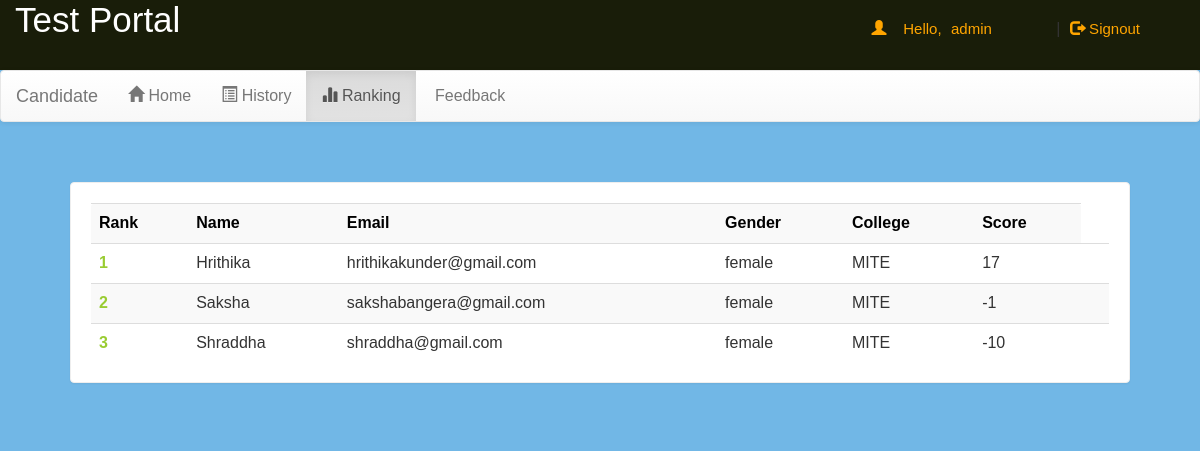
Screenshot of /account.php?q=3 (signed in) with the database file from the repository.
### tables this page shows
CREATE TABLE `rank` (
  `email` varchar(50) NOT NULL,
  `score` int(11) NOT NULL,
  `time` timestamp NOT NULL DEFAULT current_timestamp() ON UPDATE current_timestamp()
);

CREATE TABLE `candidate` (
  `id` int(11) NOT NULL,
  `name` varchar(50) NOT NULL,
  `lname` varchar(50) NOT NULL,
  `gender` enum('male','female','others') NOT NULL,
  `dob` date NOT NULL,
  `address` varchar(500) NOT NULL,
  `collegename` varchar(191) NOT NULL,
  `email` varchar(100) NOT NULL,
  `phno` varchar(20) NOT NULL,
  `password` varchar(50) NOT NULL,
  `cpassword` varchar(50) NOT NULL
);

### account.php (the view, shortened to what this page needs)
<!DOCTYPE html PUBLIC "-//W3C//DTD XHTML 1.0 Transitional//EN" "http://www.w3.org/TR/xhtml1/DTD/xhtml1-transitional.dtd">
<html xmlns="http://www.w3.org/1999/xhtml">
<head>
<link  rel="stylesheet" href="css/bootstrap.min.css"/>
 <link  rel="stylesheet" href="css/bootstrap-theme.min.css"/>
 <link rel="stylesheet" href="css/main.css">
 <link  rel="stylesheet" href="css/font.css">
</head>
<body>
<div class="header">
<div class="row">
<div class="col-lg-6">
<span class="logo">Test Portal</span></div>
<div class="col-md-4 col-md-offset-2">
 <?php
 include_once 'connect.php';
  if(!(isset($_SESSION['email']))){
header("location:index.php");
}
else
{
$name = $_SESSION['name'];
$email=$_SESSION['email'];
echo '<span class="pull-right top title1" ><span class="log1"><span class="glyphicon glyphicon-user" aria-hidden="true"></span>&nbsp;&nbsp;&nbsp;&nbsp;Hello,</span> <a href="account.php?q=1" class="log log1">'.$name.'</a>&nbsp;|&nbsp;<a href="logout.php?q=account.php" class="log"><span class="glyphicon glyphicon-log-out" aria-hidden="true"></span>&nbsp;Signout</button></a></span>';
}?>
</div>
</div></div>
<div class="bg">
<nav class="navbar navbar-default title1">
  <div class="container-fluid">
    <div class="navbar-header">
      <a class="navbar-brand" href="account.php">Candidate<b></b></a>
    </div>
    <div class="collapse navbar-collapse" id="bs-example-navbar-collapse-1">
      <ul class="nav navbar-nav">
        <li <?php if(@$_GET['q']==1) echo'class="active"'; ?> ><a href="account.php?q=1"><span class="glyphicon glyphicon-home" aria-hidden="true"></span>&nbsp;Home<span class="sr-only">(current)</span></a></li>
        <li <?php if(@$_GET['q']==2) echo'class="active"'; ?>><a href="account.php?q=2"><span class="glyphicon glyphicon-list-alt" aria-hidden="true"></span>&nbsp;History</a></li>
		<li <?php if(@$_GET['q']==3) echo'class="active"'; ?>><a href="account.php?q=3"><span class="glyphicon glyphicon-stats" aria-hidden="true"></span>&nbsp;Ranking</a></li>
    <li <?php if(@$_GET['q']==4) echo'class="active"'; ?>><a href="account.php?q=4"><span  aria-hidden="true"></span>&nbsp;Feedback</a></li>
    </ul>
    </div>
  </div>
</nav>
<div class="container">
<div class="row">
<div class="col-md-12">
<?php
if(@$_GET['q']== 3)
{
$q=mysqli_query($con,"SELECT * FROM rank  ORDER BY score DESC " )or die('Error223');
echo  '<div class="panel title"><div class="table-responsive">
<table class="table table-striped title1" >
<tr style="color:black"><td><b>Rank</b></td><td><b>Name</b></td><td><b>Email</b></td><td><b>Gender</b></td><td><b>College</b></td><td><b>Score</b></td></tr>';
$c=0;
while($row=mysqli_fetch_array($q) )
{
$e=$row['email'];
$s=$row['score'];
$q12=mysqli_query($con,"SELECT * FROM candidate WHERE email='$e' " )or die('Error231');
while($row=mysqli_fetch_array($q12) )
{
$name=$row['name'];
$gender=$row['gender'];
$collegename=$row['collegename'];
$email=$row['email'];
}
$c++;
echo '<tr><td style="color:#99cc32"><b>'.$c.'</b></td><td>'.$name.'</td><td>'.$email.'</td><td>'.$gender.'</td><td>'.$collegename.'</td><td>'.$s.'</td><td>';
}
echo '</table></div></div>';}
?>
</div></div></div></div>
</body>
</html>

### css/main.css (style rules this page uses)
body { overflow-x:hidden; width:100%; font: 15px "Century Gothic", "Times Roman", sans-serif; background:#71b7e6; min-height:550px; background-attachment:fixed; }
.bg { min-height:540px; }
.panel { border-color:#eee; margin:40px; padding:20px; font: 15px "Century Gothic", "Times Roman", sans-serif; }
.title { font-family:"Century Gothic", "Times Roman", sans-serif; }
.header { background:#191d09; height:70px; }
.logo { font-family:"Century Gothic", "Times Roman", sans-serif; font-size:35px; color:#fff; margin:15px; }
.title1 { font: 16px "Century Gothic", "Times Roman", sans-serif; }
.top { margin-top:20px; }
.log1 { font: 15px 'Ubuntu', sans-serif; color:orange; margin-left:10px; }
.log { margin:10px; margin-right:60px; margin-left:5px; color:orange; text-decoration:none; font-size:20px; font-size:15px; }

### rows the page displays
rank: candidate.name "Hrithika", candidate.email "hrithikakunder@gmail.com", candidate.gender "female", candidate.collegename "MITE", score "17"
rank: candidate.name "Saksha", candidate.email "sakshabangera@gmail.com", candidate.gender "female", candidate.collegename "MITE", score "-1"
rank: candidate.name "Shraddha", candidate.email "shraddha@gmail.com", candidate.gender "female", candidate.collegename "MITE", score "-10"

### other values shown
$name "admin"
